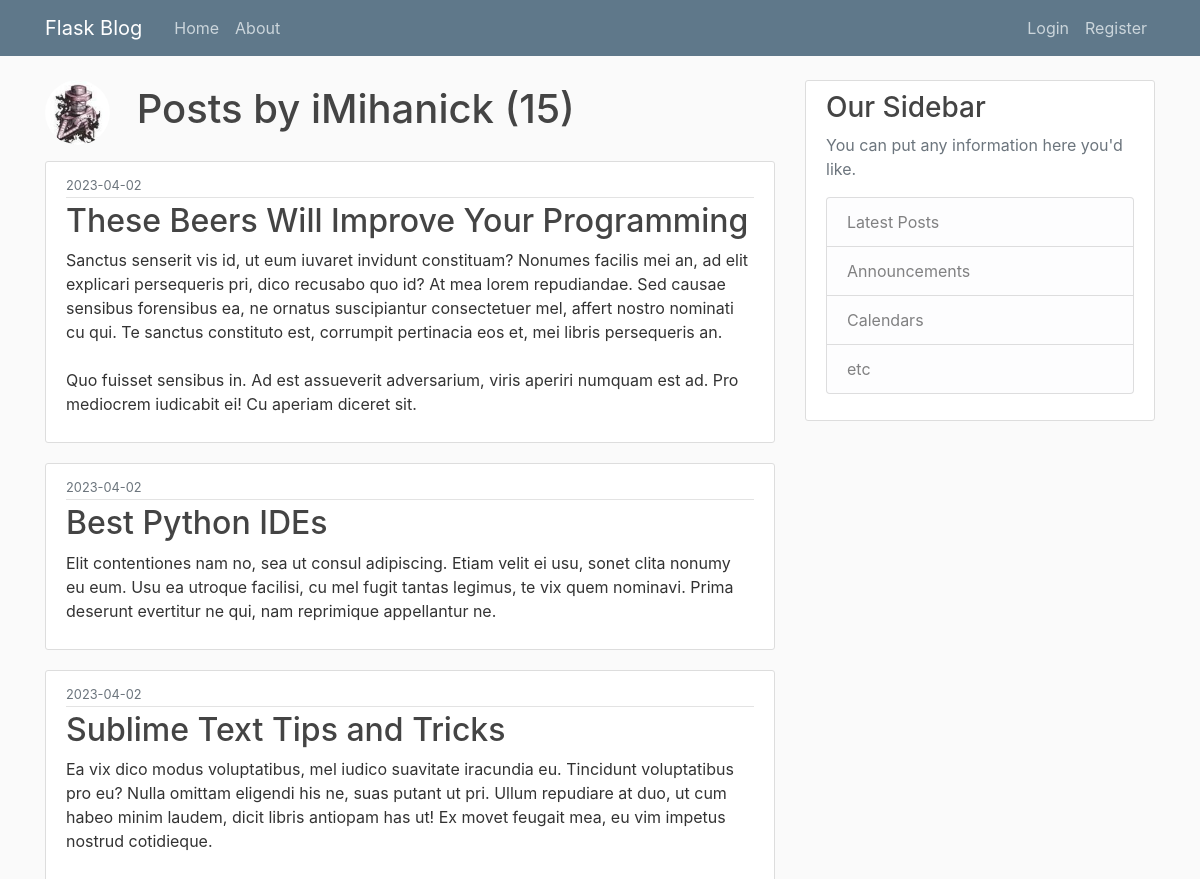
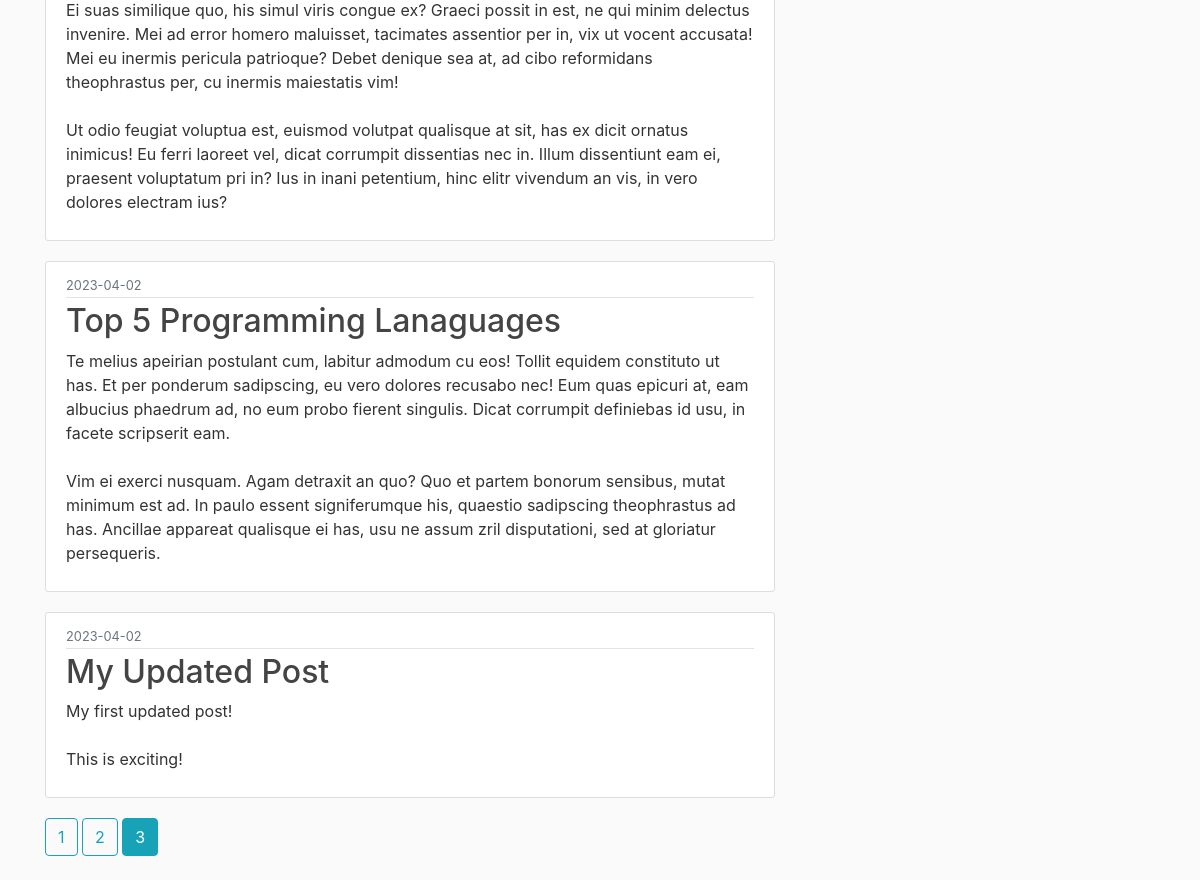
/user/iMihanick?page=3, run on the app's committed database (2 pictures, top to bottom).
### flaskblog/models.py (models this page shows, shortened)
class User(db.Model, UserMixin):
    id = db.Column(db.Integer, primary_key=True)
    username = db.Column(db.String(20), unique=True, nullable=False)
    email = db.Column(db.String(120), unique=True, nullable=False)
    image_file = db.Column(db.String(20), nullable=False, default='default.jpg')
    password = db.Column(db.String(60), nullable=False)
    posts = db.relationship('Post', backref='author', lazy=True)

class Post(db.Model):
    id = db.Column(db.Integer, primary_key=True)
    title = db.Column(db.String(100), nullable=False)
    date_posted = db.Column(db.DateTime, nullable=False, default=datetime.utcnow)
    content = db.Column(db.Text, nullable=False)
    user_id = db.Column(db.Integer, db.ForeignKey('user.id'), nullable=False)

### flaskblog/users/routes.py (the view)
@users.route("/user/<string:username>")
def user_posts(username):
    page = request.args.get('page', 1, type=int)
    user = User.query.filter_by(username=username).first_or_404()
    posts = Post.query.filter_by(author=user)\
        .order_by(Post.date_posted.desc())\
        .paginate(page=page, per_page=5)
    return render_template('user_posts.html', posts=posts, user=user)

### flaskblog/templates/user_posts.html
{% extends "layout.html" %}
{% block content %}
    <h1 class="mb-3">
        <img class="rounded-circle article-img" src="{{ url_for('static', filename='profile_pict/' + user.image_file) }}">
        Posts by {{ user.username }} ({{ posts.total }})</h1>
	{% for post in posts.items %}
		<article class="media content-section">
          <div class="media-body">
            <div class="article-metadata">
              <small class="text-muted">{{ post.date_posted.strftime('%Y-%m-%d') }}</small>
            </div>
            <h2><a class="article-title" href="{{ url_for('posts.post', post_id=post.id) }}">{{ post.title }}</a></h2>
            <p class="article-content">{{ post.content }}</p>
          </div>
        </article>
	{% endfor %}
    {% for page_num in posts.iter_pages(left_edge=1, right_edge=1, left_current=1, right_current=1) %}
        {% if page_num %}
            {% if posts.page == page_num %}
                <a class="btn btn-info mb-4" href="{{ url_for('users.user_posts', username=user.username, page=page_num) }}">{{ page_num }}</a>
            {% else %}
                <a class="btn btn-outline-info mb-4" href="{{ url_for('users.user_posts', username=user.username, page=page_num) }}">{{ page_num }}</a>
            {% endif %}
        {% else %}
            ...
        {% endif %}
    {% endfor %}
{% endblock content %}

### flaskblog/static/main.css (style rules this page uses)
body { background: #fafafa; color: #333333; margin-top: 5rem; }
h1, h2, h3, h4, h5, h6 { color: #444444; }
.content-section { background: #ffffff; padding: 10px 20px; border: 1px solid #dddddd; border-radius: 3px; margin-bottom: 20px; }
.article-title { color: #444444; }
.article-content { white-space: pre-line; }
.article-img { height: 65px; width: 65px; margin-right: 16px; }
.article-metadata { padding-bottom: 1px; margin-bottom: 4px; border-bottom: 1px solid #e3e3e3 }

### data on the page
User: image_file (picture), username "iMihanick"
Post: date_posted "2023-04-02", title "These Beers Will Improve Your Programming", content "Sanctus senserit vis id, ut eum iuvaret invidunt constituam? Nonumes facilis mei an, ad elit explicari persequeris pri, dico recusabo quo id? At mea lorem repudiandae. Sed causae sensibus forensibus ea, ne ornatus suscipiantur consectetuer mel, affert nostro nominati cu qui. Te sanctus constituto est, corrumpit pertinacia eos et, mei libris persequeris an. Quo fuisset sensibus in. Ad est assueverit adversarium, viris aperiri numquam est ad. Pro mediocrem iudicabit ei! Cu aperiam diceret sit."
Post: date_posted "2023-04-02", title "Best Python IDEs", content "Elit contentiones nam no, sea ut consul adipiscing. Etiam velit ei usu, sonet clita nonumy eu eum. Usu ea utroque facilisi, cu mel fugit tantas legimus, te vix quem nominavi. Prima deserunt evertitur ne qui, nam reprimique appellantur ne."
Post: date_posted "2023-04-02", title "Sublime Text Tips and Tricks", content "Ea vix dico modus voluptatibus, mel iudico suavitate iracundia eu. Tincidunt voluptatibus pro eu? Nulla omittam eligendi his ne, suas putant ut pri. Ullum repudiare at duo, ut cum habeo minim laudem, dicit libris antiopam has ut! Ex movet feugait mea, eu vim impetus nostrud cotidieque. Ei suas similique quo, his simul viris congue ex? Graeci possit in est, ne qui minim delectus invenire. Mei ad error homero maluisset, tacimates assentior per in, vix ut vocent accusata! Mei eu inermis pericula patrioque? Debet denique sea at, ad cibo reformidans theophrastus per, cu inermis maiestatis vim! Ut odio feugiat voluptua est, euismod volutpat qualisque at sit, has ex dicit ornatus inimicus! Eu…"
Post: date_posted "2023-04-02", title "Top 5 Programming Lanaguages", content "Te melius apeirian postulant cum, labitur admodum cu eos! Tollit equidem constituto ut has. Et per ponderum sadipscing, eu vero dolores recusabo nec! Eum quas epicuri at, eam albucius phaedrum ad, no eum probo fierent singulis. Dicat corrumpit definiebas id usu, in facete scripserit eam. Vim ei exerci nusquam. Agam detraxit an quo? Quo et partem bonorum sensibus, mutat minimum est ad. In paulo essent signiferumque his, quaestio sadipscing theophrastus ad has. Ancillae appareat qualisque ei has, usu ne assum zril disputationi, sed at gloriatur persequeris."
Post: date_posted "2023-04-02", title "My Updated Post", content "My first updated post! This is exciting!"

### other printed values
{{ posts.total }} "15"
{{ page_num }} "1" "2"
{{ page_num }} "3"
